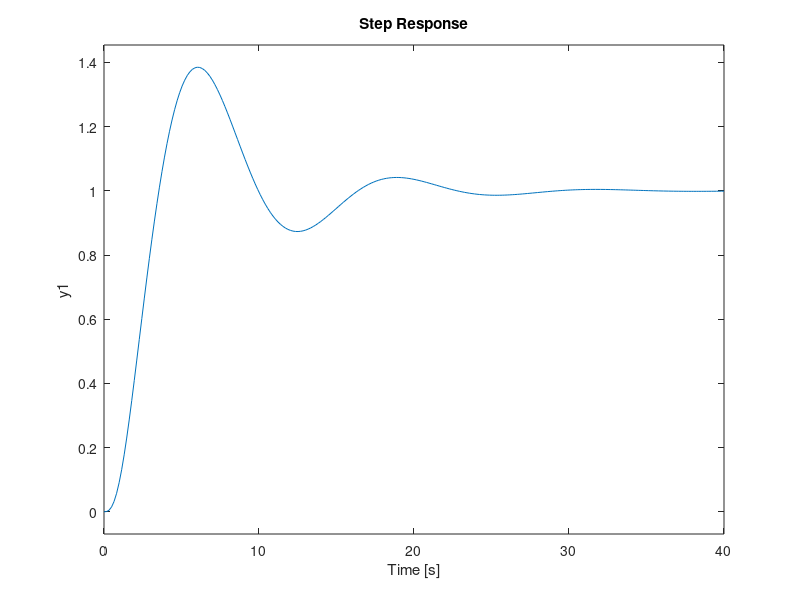
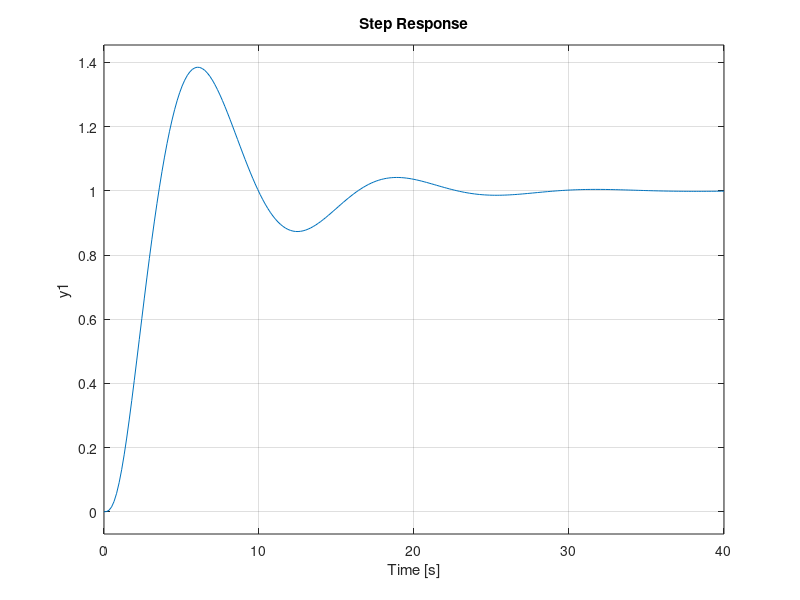

Write the MATLAB code that produced these figures, in order.
 clear; close all;
% Esperimento di un regolatore PI-D: 
% Y(s) = kP(1 + 1/(s*Ti))*(R(s)-Y(s)) - kP*s*Td*Y(s).
% Mantengo costante kP = 1 e Ti = 1.
% Ipotizzo che Td sia variabile all'interno della fascia 0.1:0.2:2.
% Modello dell'impianto:
%                      1
%           G(s) = ---------
%                   (s+1)^3

% Definisco la fdt del modello.
s = tf('s');
G = 1/(s + 1)^3;

% Considero il tempo derivativo Td variabile e, per ciascun suo valore, 
% rappresento la risposta al gradino unitario.
figure(1); hold on; 
kP = 1; Ti = 1;
for Td = 0.1:0.2:2
    % Variabile per il PID.
    C_PID = kP*(1 + 1/(s*Ti) + s*Td);
    % Definisco il PI.
    C_PI = kP*(1 + 1/(s*Ti));
    % definisco il sistema retroazionato
    W = series(feedback(G,C_PID), C_PI);
    % rappresento la risposta al gradino
    step(W);
end
grid;

figure(2); hold on; 
W_PID = feedback(series(G,C_PID),1);
step(W_PID);
W_PI_D = series(feedback(G,C_PID), C_PI);
step(W_PI_D);